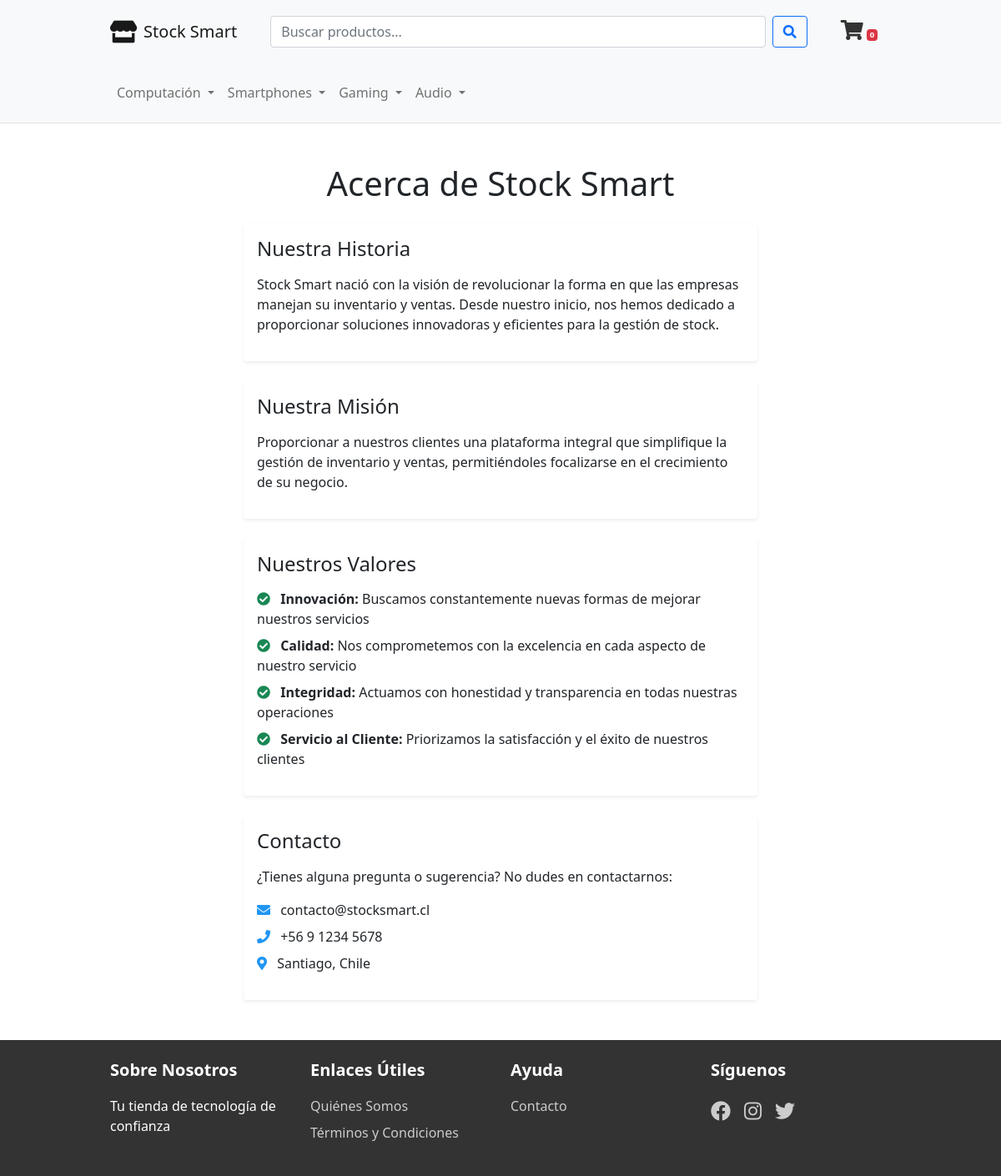
The page /about/ on the database its author committed.
### stock_smart/models.py (models this page shows, shortened)
class Category(models.Model):
    name = models.CharField(max_length=100)
    parent = models.ForeignKey('self', on_delete=models.CASCADE, null=True, blank=True, related_name='children')
    is_active = models.BooleanField(default=True)
    slug = models.SlugField(unique=True, blank=True, null=True)
    order = models.IntegerField(default=0)
    class Meta:
        verbose_name = "Categoría"
        verbose_name_plural = "Categorías"
        ordering = ['order', 'name']

### stock_smart/views.py (the view)
# urls.py: path('about/', views.about, name='about'),
def about(request):
    return render(request, 'stock_smart/about.html', {
        'titulo': 'Acerca de Nosotros'
    })

### stock_smart/context_processors.py (called while the page is built, shortened)
def categories_processor(request):
    try:
        categories = Category.objects.filter(
            parent__isnull=True,
            is_active=True
        ).prefetch_related(
            'children'
        ).order_by('order', 'name')
        logger.info(f"Categorías principales cargadas: {categories.count()}")
        return {'categories': categories}
    except Exception as e:
        logger.error(f"Error al cargar categorías: {str(e)}")
        return {'categories': []}

def cart_count(request):
    count = 0
    return {'cart_count': count}

### stock_smart/templates/stock_smart/about.html (shortened to what this page needs)
{% extends 'stock_smart/base.html' %}
{% load static %}
{% block content %}
<div class="container my-5">
    <div class="row">
        <div class="col-lg-8 mx-auto">
            <h1 class="text-center mb-4">Acerca de Stock Smart</h1>
            <div class="card shadow-sm mb-4">
                <div class="card-body">
                    <h2 class="h4 mb-3">Nuestra Historia</h2>
                    <p>Stock Smart nació con la visión de revolucionar la forma en que las empresas manejan su inventario y ventas. Desde nuestro inicio, nos hemos dedicado a proporcionar soluciones innovadoras y eficientes para la gestión de stock.</p>
                </div>
            </div>
            <div class="card shadow-sm mb-4">
                <div class="card-body">
                    <h2 class="h4 mb-3">Nuestra Misión</h2>
                    <p>Proporcionar a nuestros clientes una plataforma integral que simplifique la gestión de inventario y ventas, permitiéndoles focalizarse en el crecimiento de su negocio.</p>
                </div>
            </div>
            <div class="card shadow-sm mb-4">
                <div class="card-body">
                    <h2 class="h4 mb-3">Nuestros Valores</h2>
                    <ul class="list-unstyled">
                        <li class="mb-2">
                            <i class="fas fa-check-circle text-success me-2"></i>
                            <strong>Innovación:</strong> Buscamos constantemente nuevas formas de mejorar nuestros servicios
                        </li>
                        <li class="mb-2">
                            <i class="fas fa-check-circle text-success me-2"></i>
                            <strong>Calidad:</strong> Nos comprometemos con la excelencia en cada aspecto de nuestro servicio
                        </li>
                        <li class="mb-2">
                            <i class="fas fa-check-circle text-success me-2"></i>
                            <strong>Integridad:</strong> Actuamos con honestidad y transparencia en todas nuestras operaciones
                        </li>
                        <li class="mb-2">
                            <i class="fas fa-check-circle text-success me-2"></i>
                            <strong>Servicio al Cliente:</strong> Priorizamos la satisfacción y el éxito de nuestros clientes
                        </li>
                    </ul>
                </div>
            </div>
            <div class="card shadow-sm">
                <div class="card-body">
                    <h2 class="h4 mb-3">Contacto</h2>
                    <p>¿Tienes alguna pregunta o sugerencia? No dudes en contactarnos:</p>
                    <ul class="list-unstyled">
                        <li class="mb-2">
                            <i class="fas fa-envelope text-primary me-2"></i>
                            contacto@stocksmart.cl
                        </li>
                        <li class="mb-2">
                            <i class="fas fa-phone text-primary me-2"></i>
                            +56 9 1234 5678
                        </li>
                        <li>
                            <i class="fas fa-map-marker-alt text-primary me-2"></i>
                            Santiago, Chile
                        </li>
                    </ul>
                </div>
            </div>
        </div>
    </div>
</div>
{% endblock %}

### stock_smart/templates/stock_smart/base.html (shortened to what this page needs)
{% load static %}
{% load custom_filters %}
<!DOCTYPE html>
<html lang="es">
<head>
    <link href="https://cdn.jsdelivr.net/npm/bootstrap@5.1.3/dist/css/bootstrap.min.css" rel="stylesheet">
    <link rel="stylesheet" href="https://cdnjs.cloudflare.com/ajax/libs/font-awesome/5.15.4/css/all.min.css">
    <link rel="stylesheet" href="{% static 'stock_smart/css/styles.css' %}">
</head>
<body>
    <header>
        <nav class="navbar navbar-expand-lg navbar-light bg-light">
            <div class="container">
                <a class="navbar-brand d-flex align-items-center" href="{% url 'stock_smart:productos_lista' %}">
                    <i class="fas fa-store fa-lg me-2"></i>
                    <span>Stock Smart</span>
                </a>
                <div class="d-flex align-items-center flex-grow-1 justify-content-end">
                    <form class="d-flex mx-4 flex-grow-1" method="GET" action="{% url 'stock_smart:productos_lista' %}">
                        <input class="form-control me-2"
                               type="search"
                               placeholder="Buscar productos..."
                               name="q"
                               value="{{ search_query|default:'' }}"
                               aria-label="Buscar">
                        <button class="btn btn-outline-primary" type="submit">
                            <i class="fas fa-search"></i>
                        </button>
                    </form>
                    <div class="d-flex align-items-center">
                        <a href="{% url 'stock_smart:cart' %}" class="nav-link">
                            <i class="fas fa-shopping-cart"></i>
                            <span id="cart-count" class="badge bg-danger">
                                {{ cart_count|default:'0' }}
                            </span>
                        </a>
                    </div>
                </div>
            </div>
        </nav>
        <nav class="navbar navbar-expand-lg navbar-light bg-light border-bottom">
            <div class="container">
                <div class="collapse navbar-collapse" id="categoriesMenu">
                    <ul class="navbar-nav">
                        {% for category in categories %}
                            {% if category.is_active %}
                                <li class="nav-item dropdown">
                                    <a class="nav-link dropdown-toggle" href="{% url 'stock_smart:productos_por_categoria' category.slug %}"
                                       id="categoria{{ category.id }}"
                                       role="button"
                                       data-bs-toggle="dropdown"
                                       aria-expanded="false">
                                        {{ category.name }}
                                    </a>
                                </li>
                            {% endif %}
                        {% endfor %}
                    </ul>
                </div>
            </div>
        </nav>
    </header>
    <main>
        {% block content %}{% endblock %}
    </main>
    <footer class="footer mt-auto py-4">
        <div class="container">
            <div class="row">
                <div class="col-md-3">
                    <h5>Sobre Nosotros</h5>
                    <p>Tu tienda de tecnología de confianza</p>
                </div>
                <div class="col-md-3">
                    <h5>Enlaces Útiles</h5>
                    <ul class="list-unstyled">
                        <li><a href="{% url 'stock_smart:about' %}">Quiénes Somos</a></li>
                        <li><a href="{% url 'stock_smart:terminos' %}">Términos y Condiciones</a></li>
                    </ul>
                </div>
                <div class="col-md-3">
                    <h5>Ayuda</h5>
                    <ul class="list-unstyled">
                        <li><a href="{% url 'stock_smart:contacto' %}">Contacto</a></li>
                    </ul>
                </div>
                <div class="col-md-3">
                    <h5>Síguenos</h5>
                    <div class="social-links">
                        <a href="#"><i class="fab fa-facebook"></i></a>
                        <a href="#"><i class="fab fa-instagram"></i></a>
                        <a href="#"><i class="fab fa-twitter"></i></a>
                    </div>
                </div>
            </div>
        </div>
    </footer>
</body>
</html>

### stock_smart/static/stock_smart/css/styles.css (style rules this page uses)
:root { --primary-color: #2196F3; --secondary-color: #1976D2; --text-color: #333; --background-color: #f5f5f5; --white: #ffffff; }
.navbar { background-color: var(--primary-color); padding: 1rem 0; }
.footer { background-color: #333; color: #fff; }
.footer h5 { color: #fff; margin-bottom: 1.2rem; font-weight: 600; }
.footer ul li { margin-bottom: 0.5rem; }
.footer a { color: #ccc; text-decoration: none; transition: color 0.3s; }
.social-links { display: flex; gap: 1rem; }
.social-links a { font-size: 1.5rem; }
.card { border: none; transition: transform 0.3s; }
.text-primary { color: var(--primary-color) !important; }
.container { max-width: 960px; }
.navbar .fa-shopping-cart, .navbar .fa-user-circle { font-size: 1.5rem; color: #333; }
.navbar .badge { font-size: 0.6rem; padding: 0.25em 0.4em; }

### rows shown on the page
Category: name "Computación"
Category: name "Smartphones"
Category: name "Gaming"
Category: name "Audio"

### other values the page prints
{{ cart_count|default:'0' }} "0"
